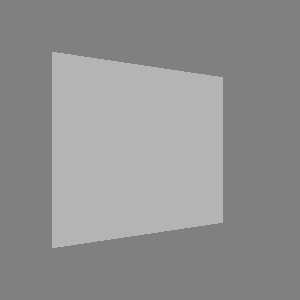

Source code (Python):
#!/usr/bin/env python

# Demonstrate vtkCompositePolyDataMapper with unaligned plane cut on multiblock data.

import vtkmodules.vtkInteractionStyle  # noqa: F401
import vtkmodules.vtkRenderingOpenGL2  # noqa: F401

from vtkmodules.vtkCommonDataModel import vtkMultiBlockDataSet, vtkPlane
from vtkmodules.vtkFiltersCore import vtkCutter
from vtkmodules.vtkImagingCore import vtkRTAnalyticSource
from vtkmodules.vtkRenderingCore import (
    vtkActor,
    vtkCompositePolyDataMapper,
    vtkRenderWindow,
    vtkRenderWindowInteractor,
    vtkRenderer,
)

# Create overlapping multiblock data
rt_source_1 = vtkRTAnalyticSource()
rt_source_1.SetWholeExtent(-2, 2, -2, 2, -2, 2)
rt_source_1.Update()

rt_source_2 = vtkRTAnalyticSource()
rt_source_2.SetWholeExtent(-2, 0, -2, 0, -2, 0)
rt_source_2.Update()

rt_source_3 = vtkRTAnalyticSource()
rt_source_3.SetWholeExtent(0, 2, -2, 0, -2, 0)
rt_source_3.Update()

multiblock = vtkMultiBlockDataSet()
multiblock.SetBlock(0, rt_source_1.GetOutputDataObject(0))
multiblock.SetBlock(1, rt_source_2.GetOutputDataObject(0))
multiblock.SetBlock(2, rt_source_3.GetOutputDataObject(0))

# Cut with an unaligned plane
cutter = vtkCutter()
cutter.SetInputData(multiblock)
plane = vtkPlane()
plane.SetOrigin(0, 0, 0)
plane.SetNormal(1, 0, 1)
cutter.SetCutFunction(plane)
cutter.Update()

# Map and render
mapper = vtkCompositePolyDataMapper()
mapper.SetInputConnection(cutter.GetOutputPort())
mapper.ScalarVisibilityOff()

actor = vtkActor()
actor.SetMapper(mapper)

# Rendering pipeline
renderer = vtkRenderer()
renderer.AddActor(actor)
renderer.SetBackground(0.5, 0.5, 0.5)

render_window = vtkRenderWindow()
render_window.SetSize(300, 300)
render_window.AddRenderer(renderer)
render_window.SetWindowName("batch order")

interactor = vtkRenderWindowInteractor()
interactor.SetRenderWindow(render_window)

interactor.Initialize()
interactor.Start()
